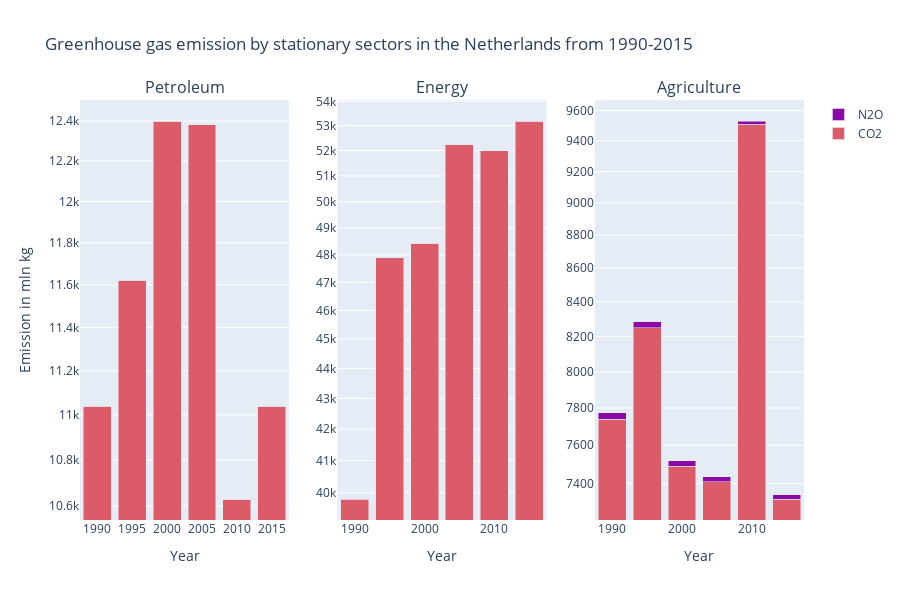

The notebook cell this image was saved under:
### Markdown cell above
## Emission by the agricultural sector compared to others
First of all, it is shown in figure 5 that the emission by the agricultural sector are less than the other sectors. However, the agricultural sector is emitting a significantly larger amount of N2O, so we should take a closer look to see if the agriculture sector is really that damaging.  

Since the agriculture sector emits more N2O than the other sectors, we will shift focus onto that greenhouse gas. While the N2O emission is low, the gas is 265 times as damaging to our climate as CO2 <a href='https://www.epa.gov/ghgemissions/overview-greenhouse-gases'>(US EPA, 2023)</a>. In 2015, 21.19 million kgs of nitrous oxide would be equal to 5615,35 million kgs of carbon dioxide, which would make the overall emission of the agriculture sector more than the petroleum sector, which is cause for concern. But why is N2O that damaging?

Both carbon dioxide and nitrous oxide are greenhouse gases and are damaging to the current climate, as they trap heat inside the atmosphere. Nitrous oxide is especially damaging as it can turn into nitrogen oxide (NO2) when exposed to sunlight and oxygen, NO2 not only damages the ozone layer <a href='https://insideclimatenews.org/news/11092019/nitrous-oxide-climate-pollutant-explainer-greenhouse-gas-agriculture-livestock/'>(Shankman, 2020)</a>, but is changing biodiversity. Whenever NO2 comes into contact with grass and other plants that love nitrogen, it causes them to overrun plants that do not rely on nitrogen and insect species to disappear <a href='https://www.milieucentraal.nl/klimaat-en-aarde/milieuproblemen/stikstof-in-de-lucht-en-bodem/'>(Milieu Centraal, n.d.)</a>.   

Considering these facts, it is safe to say that it is not only necessary to reduce carbon dioxide emission in the agricultural sectors, but nitrous oxide emission as well.

### Code cell
import pandas as pd
import plotly.graph_objs as go
import plotly.express as px
from plotly.subplots import make_subplots

df_greenhouse = pd.read_csv("../datasets/IPCC_emissions.csv", sep=';')

petroleum = df_greenhouse[(df_greenhouse['Bronnen'] == "320300   ") & df_greenhouse['Perioden'].isin(["1990JJ00", "1995JJ00", "2000JJ00", "2005JJ00", "2010JJ00", "2015JJ00"])]
energy = df_greenhouse[(df_greenhouse['Bronnen'] == "346700   ") & df_greenhouse['Perioden'].isin(["1990JJ00", "1995JJ00", "2000JJ00", "2005JJ00", "2010JJ00", "2015JJ00"])]
agriculture = df_greenhouse[(df_greenhouse['Bronnen'] == "301100   ") & df_greenhouse['Perioden'].isin(["1990JJ00", "1995JJ00", "2000JJ00", "2005JJ00", "2010JJ00", "2015JJ00"])]

layout = go.Layout(
    xaxis=go.layout.XAxis(
        title = "Year",
        type='category'
    ),
    yaxis=go.layout.YAxis(
        title = "Emission in mln kg",
        type = 'log'
    ),
    barmode = 'stack',
    title = "Greenhouse gas emission by stationary sectors in the Netherlands from 1990-2015",
    height = 600
)

fig = make_subplots(rows=1, cols=3, subplot_titles=['Petroleum', 'Energy', 'Agriculture'])
periods = [1990, 1995, 2000, 2005, 2010, 2015]

# Add traces for petroleum
fig.add_trace(go.Bar(x=periods, y=petroleum['CO2_1'], name='CO2', marker=dict(color='#db5c68')), row=1, col=1)
fig.add_trace(go.Bar(x=periods, y=petroleum['N2O_3'], name='N2O', marker=dict(color='#8b0aa5')), row=1, col=1)
fig.update_yaxes(type="log", row=1, col=1)

# Add traces for energy
fig.add_trace(go.Bar(x=periods, y=energy['CO2_1'], name='CO2', marker=dict(color='#db5c68'), showlegend = False), row=1, col=2)
fig.add_trace(go.Bar(x=periods, y=energy['N2O_3'], name='N2O', marker=dict(color='#8b0aa5'), showlegend = False), row=1, col=2)
fig.update_yaxes(type="log", row=1, col=2)

# Add traces for each stacked bar plot
fig.add_trace(go.Bar(x=periods, y=agriculture['CO2_1'], name='CO2', marker=dict(color='#db5c68'), showlegend = False,), row=1, col=3)
fig.add_trace(go.Bar(x=periods, y=agriculture['N2O_3'], name='N2O', marker=dict(color='#8b0aa5'), showlegend = False), row=1, col=3)
fig.update_yaxes(type="log", row=1, col=3)

fig.update_xaxes(title='Year')

# Update layout for the subplots
fig.update_layout(layout)

# Display the figure
fig.show()

## possible version
# layout = go.Layout(
#     xaxis=go.layout.XAxis(
#         title = "Year",
#         type='category'
#     ),
#     yaxis=go.layout.YAxis(
#         title = "Emission in mln kg",
#     ),
#     barmode = 'stack',
#     title = "Greenhouse gas emission by stationary sectors in the Netherlands from 1990-2015",
#     height = 600
# )

# fig = make_subplots(rows=1, cols=2, subplot_titles=['N2O Emission', 'CO2 Emission'])
# periods = [1990, 1995, 2000, 2005, 2010, 2015]

# fig.add_trace(go.Bar(x=periods, y=petroleum['N2O_3'], name='Petroleum', marker=dict(color='#31CFE1')), row=1, col=1)
# fig.add_trace(go.Bar(x=periods, y=energy['N2O_3'], name='Energy', marker=dict(color='#E13731')), row=1, col=1)
# fig.add_trace(go.Bar(x=periods, y=agriculture['N2O_3'], name='Agriculture', marker=dict(color='#4A2BB0')), row=1, col=1)

# fig.add_trace(go.Bar(x=periods, y=petroleum['CO2_1'], name='Petroleum', marker=dict(color='#31CFE1'), showlegend = False), row=1, col=2)
# fig.add_trace(go.Bar(x=periods, y=energy['CO2_1'], name='Energy', marker=dict(color='#E13731'), showlegend = False), row=1, col=2)
# fig.add_trace(go.Bar(x=periods, y=agriculture['CO2_1'], name='Agriculture', marker=dict(color='#4A2BB0'), showlegend = False), row=1, col=2)

# fig.update_xaxes(title='Year')
# fig.update_layout(layout)
# fig.show()

### Figure 1 — Plotly figure (JSON) as saved in the notebook; plotly's stock layout.template omitted (floating-point values rounded to 4 significant figures)
{"data": [{"marker": {"color": "#db5c68"}, "name": "CO2", "type": "bar", "x": [1990, 1995, 2000, 2005, 2010, 2015], "xaxis": "x", "y": [11040, 11620, 12400, 12380, 10630, 11040], "yaxis": "y"}, {"marker": {"color": "#8b0aa5"}, "name": "N2O", "type": "bar", "x": [1990, 1995, 2000, 2005, 2010, 2015], "xaxis": "x", "y": [0.05, 0.05, 0.04, 0.04, 0.02, 0.03], "yaxis": "y"}, {"marker": {"color": "#db5c68"}, "name": "CO2", "showlegend": false, "type": "bar", "x": [1990, 1995, 2000, 2005, 2010, 2015], "xaxis": "x2", "y": [39810, 47890, 48430, 52230, 52000, 53190], "yaxis": "y2"}, {"marker": {"color": "#8b0aa5"}, "name": "N2O", "showlegend": false, "type": "bar", "x": [1990, 1995, 2000, 2005, 2010, 2015], "xaxis": "x2", "y": [0.38, 0.41, 0.38, 0.5, 0.46, 0.56], "yaxis": "y2"}, {"marker": {"color": "#db5c68"}, "name": "CO2", "showlegend": false, "type": "bar", "x": [1990, 1995, 2000, 2005, 2010, 2015], "xaxis": "x3", "y": [7740, 8250, 7490, 7410, 9510, 7320], "yaxis": "y3"}, {"marker": {"color": "#8b0aa5"}, "name": "N2O", "showlegend": false, "type": "bar", "x": [1990, 1995, 2000, 2005, 2010, 2015], "xaxis": "x3", "y": [34.1, 33.83, 27.89, 23.52, 20.97, 21.19], "yaxis": "y3"}], "layout": {"annotations": [{"font": {"size": 16}, "showarrow": false, "text": "Petroleum", "x": 0.1444, "xanchor": "center", "xref": "paper", "y": 1, "yanchor": "bottom", "yref": "paper"}, {"font": {"size": 16}, "showarrow": false, "text": "Energy", "x": 0.5, "xanchor": "center", "xref": "paper", "y": 1, "yanchor": "bottom", "yref": "paper"}, {"font": {"size": 16}, "showarrow": false, "text": "Agriculture", "x": 0.8556, "xanchor": "center", "xref": "paper", "y": 1, "yanchor": "bottom", "yref": "paper"}], "barmode": "stack", "height": 600, "title": {"text": "Greenhouse gas emission by stationary sectors in the Netherlands from 1990-2015"}, "xaxis": {"anchor": "y", "domain": [0, 0.2889], "title": {"text": "Year"}, "type": "category"}, "xaxis2": {"anchor": "y2", "domain": [0.3556, 0.6444], "title": {"text": "Year"}}, "xaxis3": {"anchor": "y3", "domain": [0.7111, 1], "title": {"text": "Year"}}, "yaxis": {"anchor": "x", "domain": [0, 1], "title": {"text": "Emission in mln kg"}, "type": "log"}, "yaxis2": {"anchor": "x2", "domain": [0, 1], "type": "log"}, "yaxis3": {"anchor": "x3", "domain": [0, 1], "type": "log"}}}
